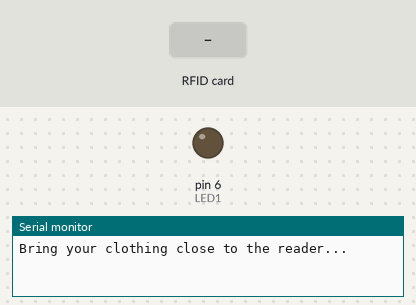
Bench run of a sketch on a simulated Arduino Uno, built with avr-gcc and run on an emulated ATmega328P. Parts: output pins drawn as LEDs (lit = HIGH), the last lines printed to the serial monitor. The inputs (shaded band) are chosen by the test bench. Pins used as bus, display or sensor lines are not drawn.

Above: at 1.2 s.
1.3 s: RFID card 99 62 75 A2 held to the reader
At 2.2 s:
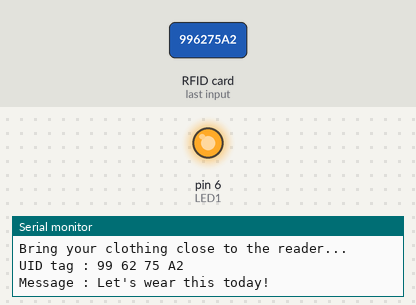
2.8 s: RFID card 5E 7A 19 C4 held to the reader
At 3.4 s:
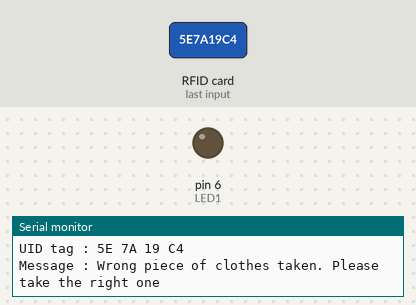
Timing chart, 0 to 5.8 s (numbered marks = the images above; inputs shaded):
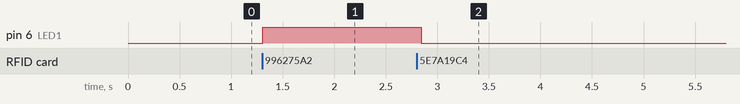

The sketch:

HF_RFID_System_Code.ino
```cpp
#include <SPI.h>
#include <MFRC522.h>
#define SS_PIN 10
#define RST_PIN 9
const int LED1 = 6;
MFRC522 mfrc522(SS_PIN, RST_PIN);
void setup()
{
  Serial.begin(9600);   // Initiate a serial communication
  SPI.begin();      // Initiate  SPI bus
  mfrc522.PCD_Init();   // Initiate MFRC522
  pinMode(LED1, OUTPUT);
  digitalWrite(LED1,LOW);
  Serial.println("Bring your clothing close to the reader...");
  Serial.println();
}
void loop()
{
  // Look for new clothes
  if ( ! mfrc522.PICC_IsNewCardPresent())
  {
    return;
  }
  // Select one of the clothes
  if ( ! mfrc522.PICC_ReadCardSerial())
  {
    return;
  }
  //Show UID on serial monitor
  Serial.print("UID tag :");
  String content= "";
  byte letter;
  for (byte i = 0; i < mfrc522.uid.size; i++)
  {
     Serial.print(mfrc522.uid.uidByte[i] < 0x10 ? " 0" : " ");
     Serial.print(mfrc522.uid.uidByte[i], HEX);
     content.concat(String(mfrc522.uid.uidByte[i] < 0x10 ? " 0" : " "));
     content.concat(String(mfrc522.uid.uidByte[i], HEX));
  }
  Serial.println();
  Serial.print("Message : ");
  content.toUpperCase();
  if (content.substring(1) == "99 62 75 A2")
  //change here the UID of the tag/tags that you want to give access to.
  {
    Serial.println("Let's wear this today!");
    Serial.println();
    digitalWrite(LED1, HIGH);
  }
  else
  //if (content.substring(1) == "60 C9 CC B6" or "3A 78 F8 DD")
  {
    Serial.println("Wrong piece of clothes taken. Please take the right one");
    Serial.println();
    digitalWrite(LED1, LOW);
  }
}
```

Measured:
- after the input at 1.3 s, pin 6 (LED1): LOW → HIGH at once
- after the input at 2.8 s, pin 6 (LED1): HIGH → LOW at once
